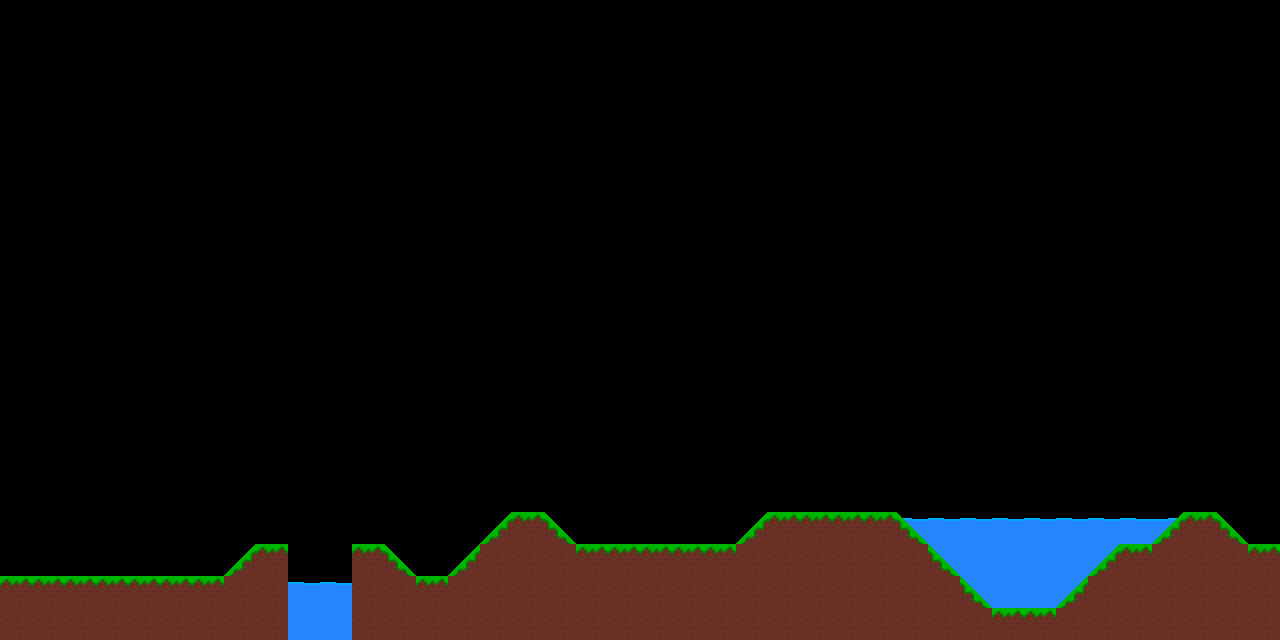

A 2D game scene composited from a Tiled map and its tileset images. What follows is a short description and the map's XML, with each tile layer's data collapsed to a summary:
An orthogonal 40x20 tile map with 32x32 px tiles, 1 tile layer (Tile Layer 1).

<map version="1.0" orientation="orthogonal" renderorder="left-up" width="40" height="20" tilewidth="32" tileheight="32" nextobjectid="1">
 <tileset firstgid="1" name="tile-sheet-lvl-1" tilewidth="32" tileheight="32">
  <image source="tile-sheet-lvl-1.png" width="320" height="32" />
 </tileset>
 <layer name="Tile Layer 1" width="40" height="20">
  <data>[800 cells, 129 non-empty, 10 distinct tile ids]</data>
 </layer>
</map>
